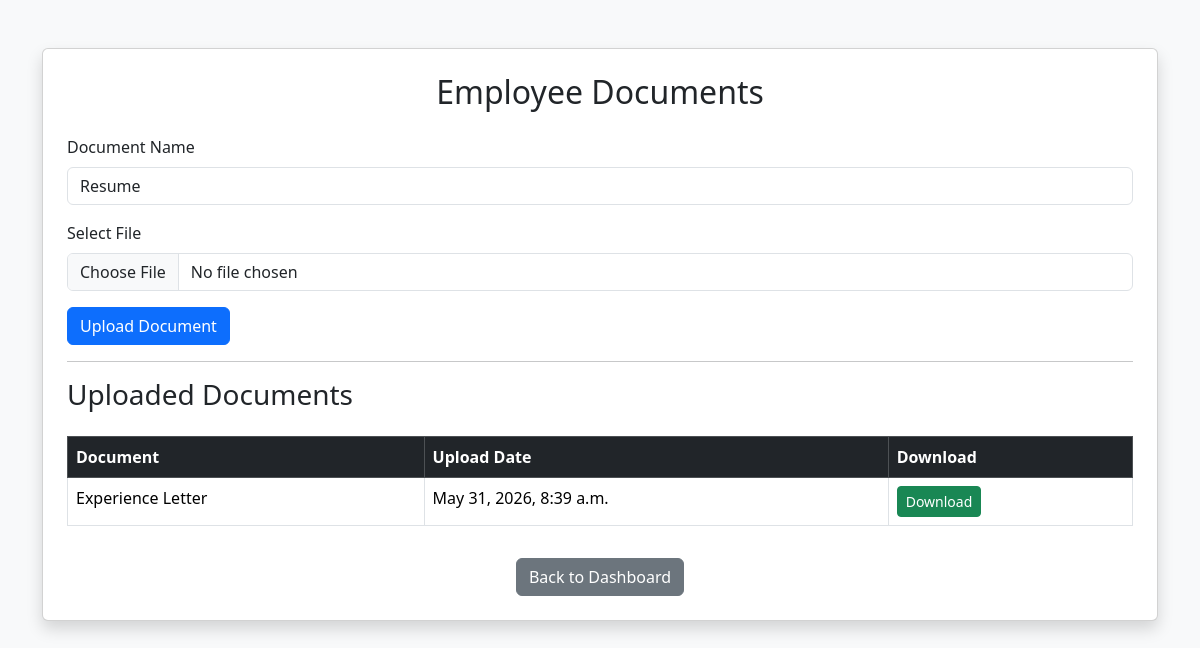
Page /documents/ (signed in) on the committed database.
### employees/models.py (models this page shows, shortened)
class Document(models.Model):
    employee = models.ForeignKey(
        Employee,
        on_delete=models.CASCADE
    )
    document_name = models.CharField(
        max_length=100
    )
    document_file = models.FileField(
        upload_to='documents/'
    )
    uploaded_at = models.DateTimeField(
        auto_now_add=True
    )

### employees/views.py (the view, shortened to what this page needs)
@login_required
def documents_view(request):
    employee = request.user.employee
    documents = Document.objects.filter(
        employee=employee
    )
    return render(
        request,
        'documents.html',
        {
            'documents': documents
        }
    )

### templates/documents.html (shortened to what this page needs)
<!DOCTYPE html>
<html lang="en">
<head>
    <link href="https://cdn.jsdelivr.net/npm/bootstrap@5.3.3/dist/css/bootstrap.min.css"
          rel="stylesheet">
</head>
<body class="bg-light">
<div class="container mt-5">
    <div class="card shadow p-4">
        <h2 class="text-center mb-4">
            Employee Documents
        </h2>
        <form method="POST"
              enctype="multipart/form-data">
            <div class="mb-3">
                <label class="form-label">
                    Document Name
                </label>
                <select name="document_name"
                        class="form-control">
                    <option>Resume</option>
                </select>
            </div>
            <div class="mb-3">
                <label class="form-label">
                    Select File
                </label>
                <input type="file"
                       name="document_file"
                       class="form-control"
                       required>
            </div>
            <button type="submit"
                    class="btn btn-primary">
                Upload Document
            </button>
        </form>
        <hr>
        <h3>
            Uploaded Documents
        </h3>
        <table class="table table-bordered mt-3">
            <thead class="table-dark">
            <tr>
                <th>Document</th>
                <th>Upload Date</th>
                <th>Download</th>
            </tr>
            </thead>
            <tbody>
            {% for document in documents %}
            <tr>
                <td>
                    {{ document.document_name }}
                </td>
                <td>
                    {{ document.uploaded_at }}
                </td>
                <td>
                    <a href="{{ document.document_file.url }}"
                       class="btn btn-success btn-sm"
                       target="_blank">
                        Download
                    </a>
                </td>
            </tr>
            {% endfor %}
            </tbody>
        </table>
        <div class="text-center mt-3">
            <a href="/dashboard/"
               class="btn btn-secondary">
                Back to Dashboard
            </a>
        </div>
    </div>
</div>
</body>
</html>

### rows in the picture
Document: document_name "Experience Letter", uploaded_at "May 31, 2026, 8:39 a.m."
